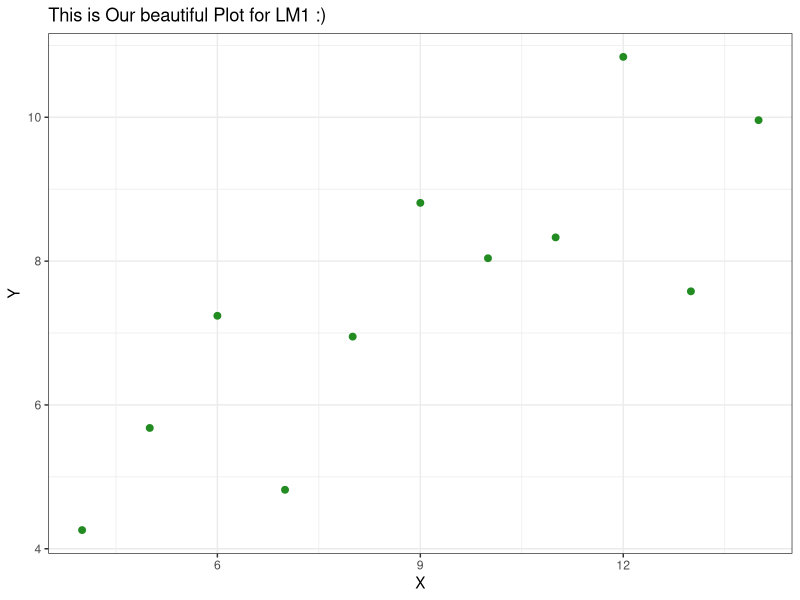
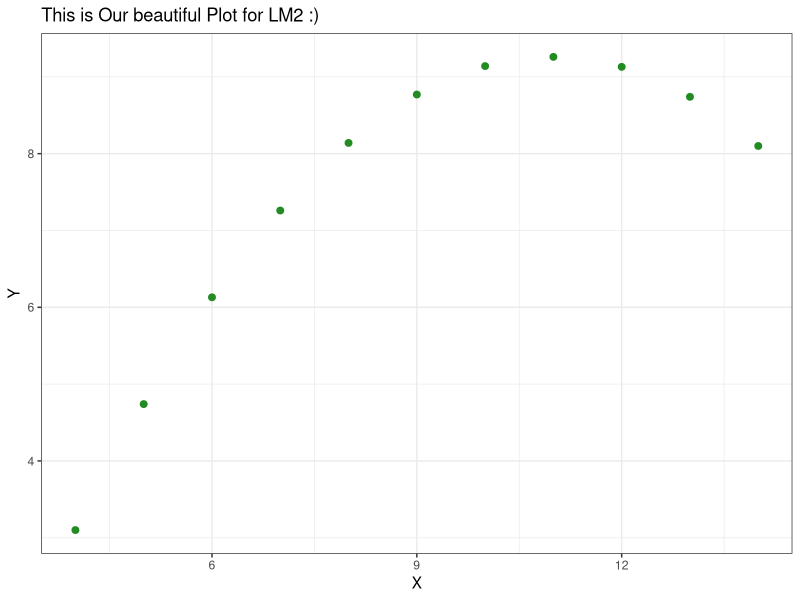
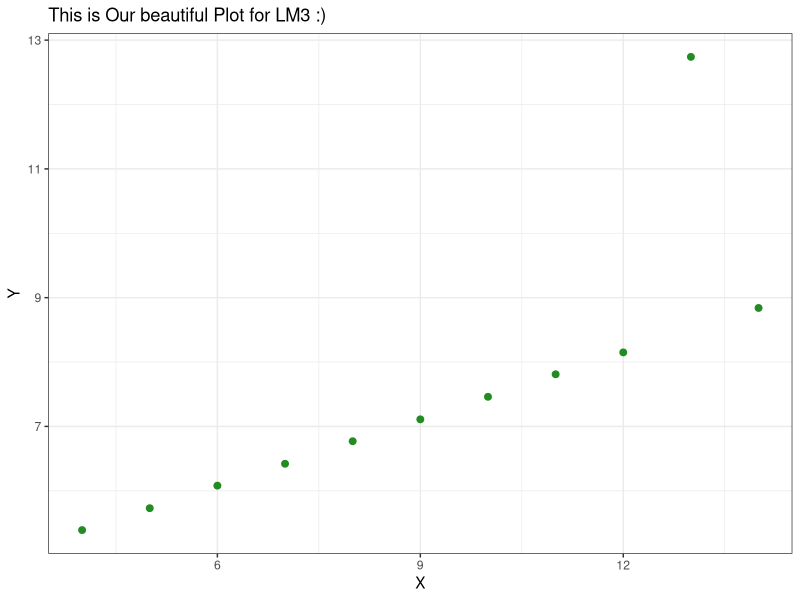
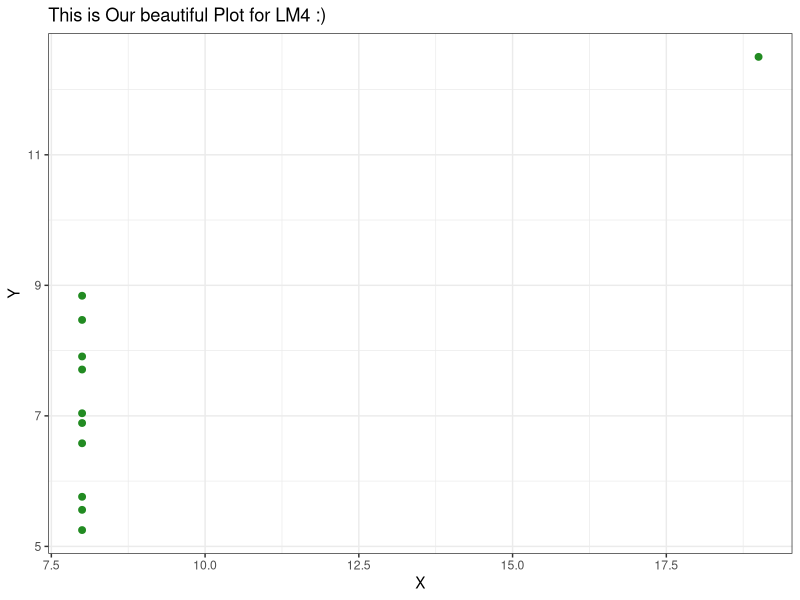

These charts were generated, in order, by the following R code:
## HW 04 
## Holli Tai & Joaquin Sanchez Gomez

## Question 1


library(tidyverse)
data("anscombe")
attach(anscombe)
print(anscombe)

anscombe_pivot <- anscombe%>%
  pivot_longer(cols=c(x1, x2, x3, x4, y1,y2,y3,y4))
anscombe_pivot

sd <- anscombe_pivot %>%
  group_by(name) %>%
  summarise(sd_value = sd(value))

mean <- anscombe_pivot %>%
  group_by(name) %>%
  summarise(mean_value = mean(value))

mean
sd

lm(y1 ~ x1, data = anscombe)
lm(y2 ~ x2, data = anscombe)
lm(y3 ~ x3, data = anscombe)  
lm(y4 ~x4, data= anscombe)

## There is not much deviation of coeffecients, for the intercept or x values. 
## There is not much variation in the data. There are no extreme values that would seem to skew distribution.
## In any case there is a positive relationship between x and y.
#  It means that for every change in X, Y increases in a certain amount


## Question 2

library(ggplot2)

lm1 <- lm(y1 ~ x1, data = anscombe)
lm2 <- lm(y2 ~ x2, data = anscombe)
lm3 <- lm(y3 ~ x3, data = anscombe)  
lm4 <- lm(y4 ~x4, data= anscombe)


ggplot(data = lm1, aes(x= x1,
                           y= y1)) +
            geom_point(color = 'forestgreen',
             size = 2) +
  theme_bw() + 
  ggtitle("This is Our beautiful Plot for LM1 :)") + 
  xlab('X')+
  ylab('Y')

ggplot(data = lm2, aes(x= x2,
                       y= y2)) +
  geom_point(color = 'forestgreen',
             size = 2) +
  theme_bw() + 
  ggtitle("This is Our beautiful Plot for LM2 :)") + 
  xlab('X')+
  ylab('Y')


ggplot(data = lm3, aes(x= x3,
                       y= y3)) +
  geom_point(color = 'forestgreen',
             size = 2) +
  theme_bw() + 
  ggtitle("This is Our beautiful Plot for LM3 :)") + 
  xlab('X')+
  ylab('Y')



ggplot(data = lm4, aes(x= x4,
                       y= y4)) +
  geom_point(color = 'forestgreen',
             size = 2) +
  theme_bw() + 
  ggtitle("This is Our beautiful Plot for LM4 :)") + 
  xlab('X')+
  ylab('Y')



#  It seems that regressions explain some positive relationships, as happen in LM1 and LM3
#  but in LM2 it seems that it has marginal decreasing relationship
# for LM4, X does not affects Y.